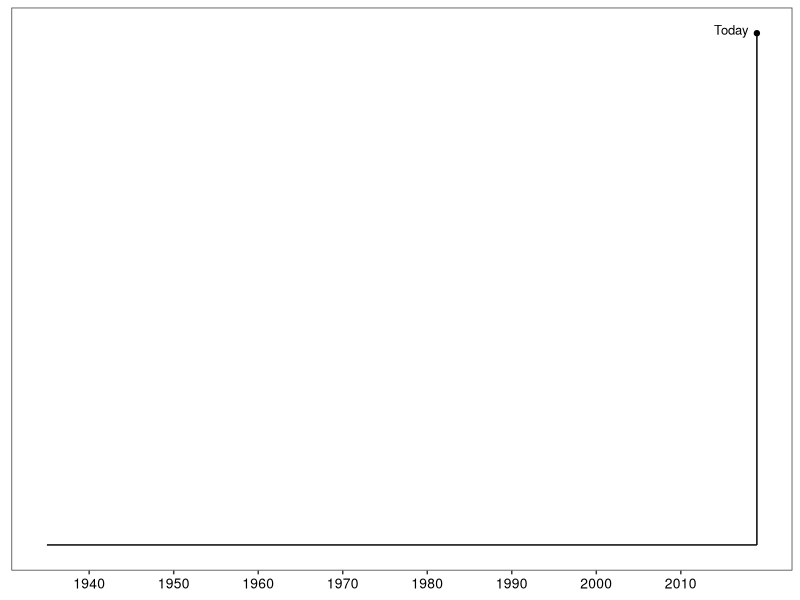
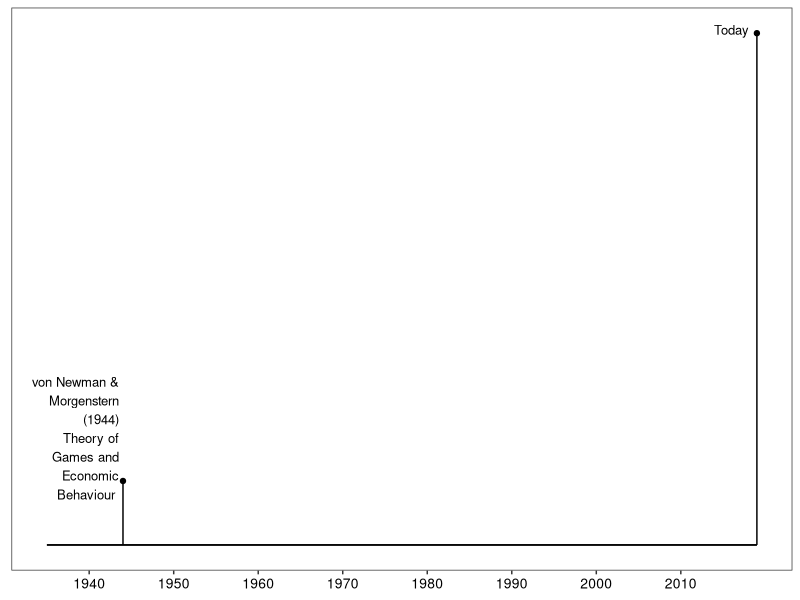
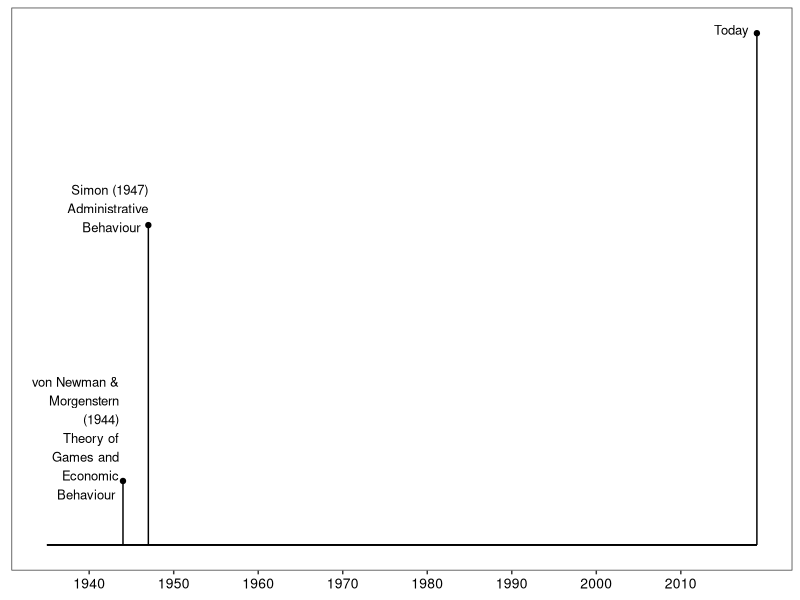
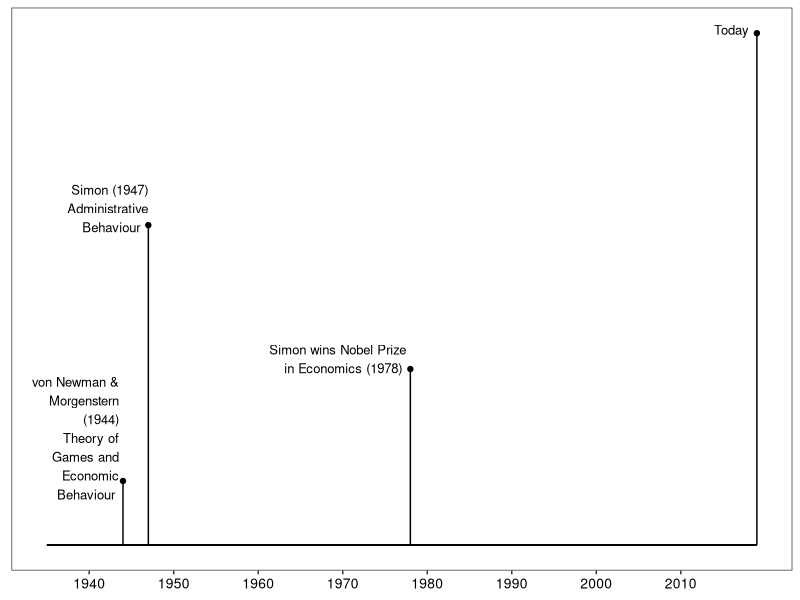
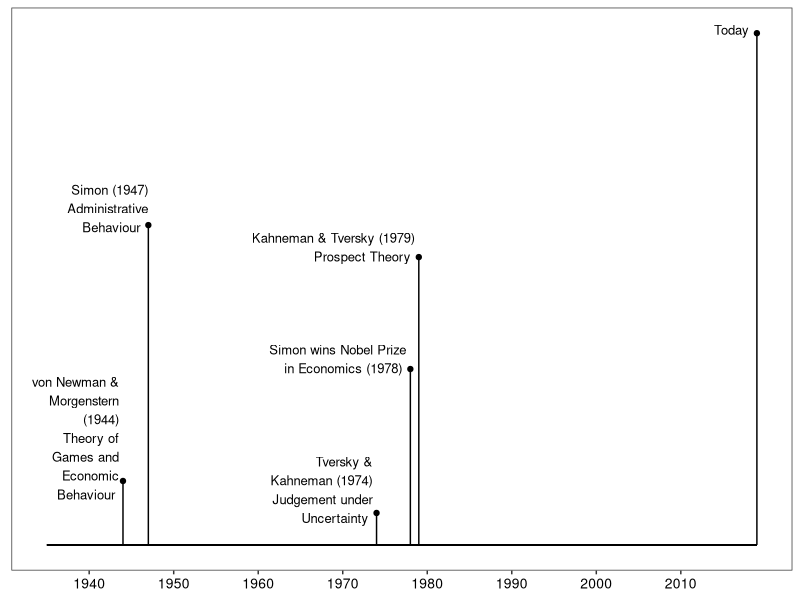
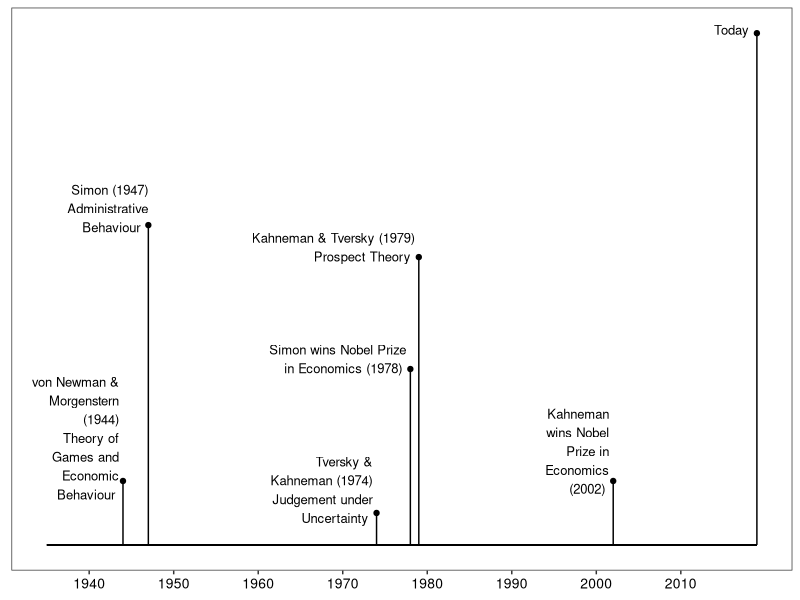
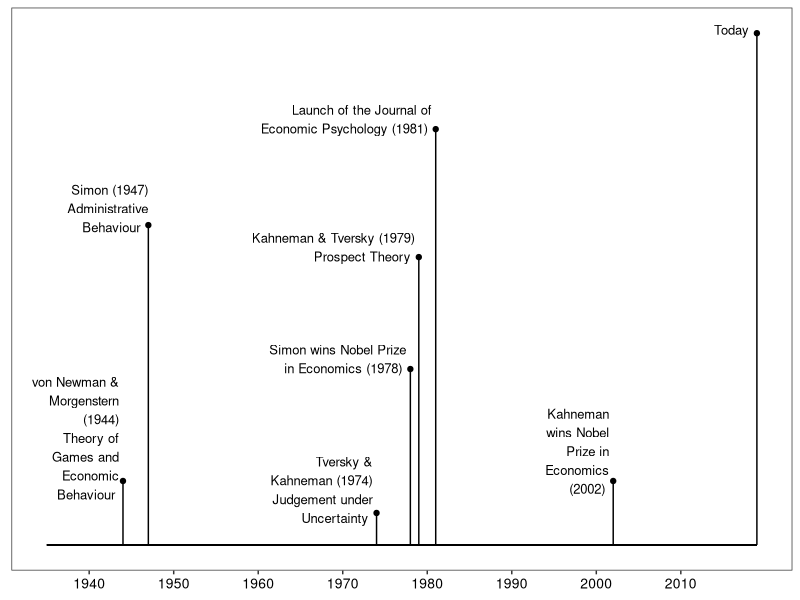
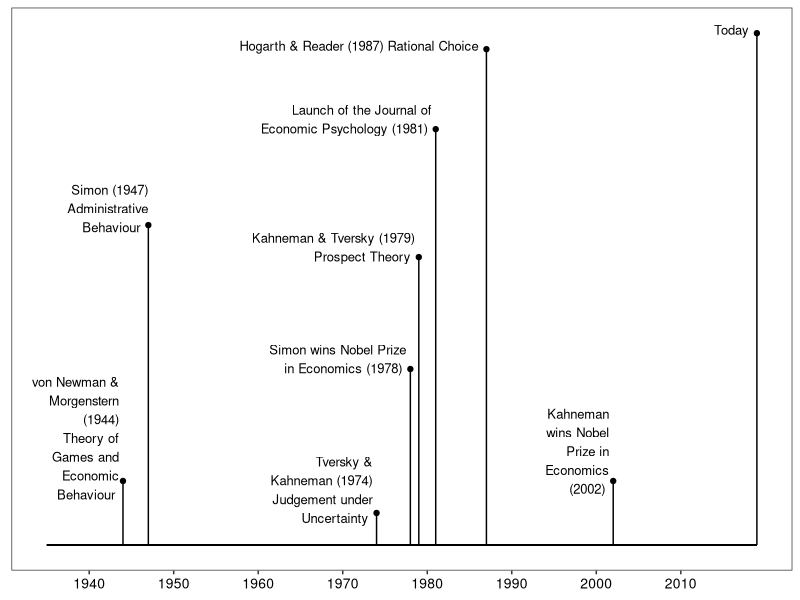

Write R code to recreate these figures, in order.
## ---- chunk 1
library(ggplot2)
## ---- chunk 2

# INSERT IFRAME HERE

# <iframe width="1102" height="702" src="https://docs.google.com/document/d/1iBG-SDrUpJX1RtsfmynqL8WY9git7VfaZvMuuhAGJ0I/edit?embedded=true&amp;rm=minimal" frameborder="0"> </iframe>

## ---- chunk 3

data = data.frame(
  V1=c(2019),
  V2=c( "Today  "),
  disloc=c(.8))



ggplot() +
  geom_segment(aes(x = V1,y = disloc,xend = V1),data=data,yend = 0) +
  geom_segment(aes(x = 1935,y = 0,xend = 2019,yend = 0),data=data) + #arrow = arrow(length = unit(x = 0.2,units = 'cm'),type = 'closed')) +
  geom_text(aes(x = V1,y = disloc,label = V2),data=data,size=3.3,hjust = 1.0,vjust = .15,parse = FALSE) +
  geom_point(aes(x = V1,y = disloc),data=data) +
  scale_y_continuous()+
  scale_x_continuous(breaks = c(1940,1950,1960,1970,1980,1990,2000,2010),labels = c("1940","1950","1960","1970","1980","1990","2000","2010")) +
  theme_bw() +
  theme(plot.title=element_text(size=12
  ),
  legend.text=element_text(size=10
  ),
  panel.grid.major = element_blank(),
  panel.grid.minor = element_blank(),
  legend.title=element_text(size=12
  ),
  axis.text=element_text(colour = "black",
                         size=10
  ),
  axis.ticks.y = element_blank(),
  axis.title=element_blank(),
  axis.text.y = element_blank(),
  strip.text=element_text(family = "Times",
                          size = 12
  ),
  strip.background = element_rect(fill = "white"),
  legend.position="right")


## ---- chunk 4

data = data.frame(
  V1=c(1944,
       2019),
  V2=c("von Newman & \nMorgenstern \n(1944) \nTheory of \nGames and \nEconomic \nBehaviour  ",
       "Today  "),
  disloc=c(.1,
           .8))



ggplot() +
  geom_segment(aes(x = V1,y = disloc,xend = V1),data=data,yend = 0) +
  geom_segment(aes(x = 1935,y = 0,xend = 2019,yend = 0),data=data) + #arrow = arrow(length = unit(x = 0.2,units = 'cm'),type = 'closed')) +
  geom_text(aes(x = V1,y = disloc,label = V2),data=data,size=3.3,hjust = 1.0,vjust = .15,parse = FALSE) +
  geom_point(aes(x = V1,y = disloc),data=data) +
  scale_y_continuous()+
  scale_x_continuous(breaks = c(1940,1950,1960,1970,1980,1990,2000,2010),labels = c("1940","1950","1960","1970","1980","1990","2000","2010")) +
  theme_bw() +
  theme(plot.title=element_text(size=12
  ),
  legend.text=element_text(size=10
  ),
  panel.grid.major = element_blank(),
  panel.grid.minor = element_blank(),
  legend.title=element_text(size=12
  ),
  axis.text=element_text(colour = "black",
                         size=10
  ),
  axis.ticks.y = element_blank(),
  axis.title=element_blank(),
  axis.text.y = element_blank(),
  strip.text=element_text(family = "Times",
                          size = 12
  ),
  strip.background = element_rect(fill = "white"),
  legend.position="right")


## ---- chunk 5

data = data.frame(
  V1=c(1944,
       1947,
       2019),
  V2=c("von Newman & \nMorgenstern \n(1944) \nTheory of \nGames and \nEconomic \nBehaviour  ",
       "Simon (1947)\nAdministrative\nBehaviour  ",
       "Today  "),
  disloc=c(.1,
           .5,
           .8))



ggplot() +
  geom_segment(aes(x = V1,y = disloc,xend = V1),data=data,yend = 0) +
  geom_segment(aes(x = 1935,y = 0,xend = 2019,yend = 0),data=data) + #arrow = arrow(length = unit(x = 0.2,units = 'cm'),type = 'closed')) +
  geom_text(aes(x = V1,y = disloc,label = V2),data=data,size=3.3,hjust = 1.0,vjust = .15,parse = FALSE) +
  geom_point(aes(x = V1,y = disloc),data=data) +
  scale_y_continuous()+
  scale_x_continuous(breaks = c(1940,1950,1960,1970,1980,1990,2000,2010),labels = c("1940","1950","1960","1970","1980","1990","2000","2010")) +
  theme_bw() +
  theme(plot.title=element_text(size=12
  ),
  legend.text=element_text(size=10
  ),
  panel.grid.major = element_blank(),
  panel.grid.minor = element_blank(),
  legend.title=element_text(size=12
  ),
  axis.text=element_text(colour = "black",
                         size=10
  ),
  axis.ticks.y = element_blank(),
  axis.title=element_blank(),
  axis.text.y = element_blank(),
  strip.text=element_text(family = "Times",
                          size = 12
  ),
  strip.background = element_rect(fill = "white"),
  legend.position="right")


## ---- chunk 6

data = data.frame(
  V1=c(1944,
       1947,
       1978,
       2019),
  V2=c("von Newman & \nMorgenstern \n(1944) \nTheory of \nGames and \nEconomic \nBehaviour  ",
       "Simon (1947)\nAdministrative\nBehaviour  ",
       "Simon wins Nobel Prize \nin Economics (1978)  ",
       "Today  "),
  disloc=c(.1,
           .5,
           .275,
           .8))



ggplot() +
  geom_segment(aes(x = V1,y = disloc,xend = V1),data=data,yend = 0) +
  geom_segment(aes(x = 1935,y = 0,xend = 2019,yend = 0),data=data) + #arrow = arrow(length = unit(x = 0.2,units = 'cm'),type = 'closed')) +
  geom_text(aes(x = V1,y = disloc,label = V2),data=data,size=3.3,hjust = 1.0,vjust = .15,parse = FALSE) +
  geom_point(aes(x = V1,y = disloc),data=data) +
  scale_y_continuous()+
  scale_x_continuous(breaks = c(1940,1950,1960,1970,1980,1990,2000,2010),labels = c("1940","1950","1960","1970","1980","1990","2000","2010")) +
  theme_bw() +
  theme(plot.title=element_text(size=12
  ),
  legend.text=element_text(size=10
  ),
  panel.grid.major = element_blank(),
  panel.grid.minor = element_blank(),
  legend.title=element_text(size=12
  ),
  axis.text=element_text(colour = "black",
                         size=10
  ),
  axis.ticks.y = element_blank(),
  axis.title=element_blank(),
  axis.text.y = element_blank(),
  strip.text=element_text(family = "Times",
                          size = 12
  ),
  strip.background = element_rect(fill = "white"),
  legend.position="right")


## ---- chunk 7

data = data.frame(
  V1=c(1944,
       1947,
       1974,
       1978,
       1979,
       2019),
  V2=c("von Newman & \nMorgenstern \n(1944) \nTheory of \nGames and \nEconomic \nBehaviour  ",
       "Simon (1947)\nAdministrative\nBehaviour  ",
       "Tversky & \nKahneman (1974) \nJudgement under \nUncertainty  ",
       "Simon wins Nobel Prize \nin Economics (1978)  ",
       "Kahneman & Tversky (1979) \nProspect Theory  ",
       "Today  "),
  disloc=c(.1,
           .5,
           .05,
           .275,
           .45,
           .8))



ggplot() +
  geom_segment(aes(x = V1,y = disloc,xend = V1),data=data,yend = 0) +
  geom_segment(aes(x = 1935,y = 0,xend = 2019,yend = 0),data=data) + #arrow = arrow(length = unit(x = 0.2,units = 'cm'),type = 'closed')) +
  geom_text(aes(x = V1,y = disloc,label = V2),data=data,size=3.3,hjust = 1.0,vjust = .15,parse = FALSE) +
  geom_point(aes(x = V1,y = disloc),data=data) +
  scale_y_continuous()+
  scale_x_continuous(breaks = c(1940,1950,1960,1970,1980,1990,2000,2010),labels = c("1940","1950","1960","1970","1980","1990","2000","2010")) +
  theme_bw() +
  theme(plot.title=element_text(size=12
  ),
  legend.text=element_text(size=10
  ),
  panel.grid.major = element_blank(),
  panel.grid.minor = element_blank(),
  legend.title=element_text(size=12
  ),
  axis.text=element_text(colour = "black",
                         size=10
  ),
  axis.ticks.y = element_blank(),
  axis.title=element_blank(),
  axis.text.y = element_blank(),
  strip.text=element_text(family = "Times",
                          size = 12
  ),
  strip.background = element_rect(fill = "white"),
  legend.position="right")


## ---- chunk 8
#| out.width = "90%"


data = data.frame(
  V1=c(1944,
       1947,
       1974,
       1978,
       1979,
       2002,2019),
  V2=c("von Newman & \nMorgenstern \n(1944) \nTheory of \nGames and \nEconomic \nBehaviour  ",
       "Simon (1947)\nAdministrative\nBehaviour  ",
       "Tversky & \nKahneman (1974) \nJudgement under \nUncertainty  ",
       "Simon wins Nobel Prize \nin Economics (1978)  ",
       "Kahneman & Tversky (1979) \nProspect Theory  ",
       "Kahneman \nwins Nobel \nPrize in \nEconomics \n(2002)  ",
       "Today  "),
  disloc=c(.1,
           .5,
           .05,
           .275,
           .45,
           .1,
           .8))


ggplot() +
  geom_segment(aes(x = V1,y = disloc,xend = V1),data=data,yend = 0) +
  geom_segment(aes(x = 1935,y = 0,xend = 2019,yend = 0),data=data) + #arrow = arrow(length = unit(x = 0.2,units = 'cm'),type = 'closed')) +
  geom_text(aes(x = V1,y = disloc,label = V2),data=data,size=3.3,hjust = 1.0,vjust = .15,parse = FALSE) +
  geom_point(aes(x = V1,y = disloc),data=data) +
  scale_y_continuous()+
  scale_x_continuous(breaks = c(1940,1950,1960,1970,1980,1990,2000,2010),labels = c("1940","1950","1960","1970","1980","1990","2000","2010")) +
  theme_bw() +
  theme(plot.title=element_text(size=12
  ),
  legend.text=element_text(size=10
  ),
  panel.grid.major = element_blank(),
  panel.grid.minor = element_blank(),
  legend.title=element_text(size=12
  ),
  axis.text=element_text(colour = "black",
                         size=10
  ),
  axis.ticks.y = element_blank(),
  axis.title=element_blank(),
  axis.text.y = element_blank(),
  strip.text=element_text(family = "Times",
                          size = 12
  ),
  strip.background = element_rect(fill = "white"),
  legend.position="right")


## ---- chunk 9
#| out.width = "90%"

data = data.frame(
  V1=c(1944,
       1947,
       1974,
       1978,
       1979,
       1981,
       2002,2019),
  V2=c("von Newman & \nMorgenstern \n(1944) \nTheory of \nGames and \nEconomic \nBehaviour  ",
       "Simon (1947)\nAdministrative\nBehaviour  ",
       "Tversky & \nKahneman (1974) \nJudgement under \nUncertainty  ",
       "Simon wins Nobel Prize \nin Economics (1978)  ",
       "Kahneman & Tversky (1979) \nProspect Theory  ",
       "Launch of the Journal of \nEconomic Psychology (1981)  ",
       "Kahneman \nwins Nobel \nPrize in \nEconomics \n(2002)  ",
       "Today  "),
  disloc=c(.1,
           .5,
           .05,
           .275,
           .45,
           .65,
           .1,
           .8))



ggplot() +
  geom_segment(aes(x = V1,y = disloc,xend = V1),data=data,yend = 0) +
  geom_segment(aes(x = 1935,y = 0,xend = 2019,yend = 0),data=data) + #arrow = arrow(length = unit(x = 0.2,units = 'cm'),type = 'closed')) +
  geom_text(aes(x = V1,y = disloc,label = V2),data=data,size=3.3,hjust = 1.0,vjust = .15,parse = FALSE) +
  geom_point(aes(x = V1,y = disloc),data=data) +
  scale_y_continuous()+
  scale_x_continuous(breaks = c(1940,1950,1960,1970,1980,1990,2000,2010),labels = c("1940","1950","1960","1970","1980","1990","2000","2010")) +
  theme_bw() +
  theme(plot.title=element_text(size=12
  ),
  legend.text=element_text(size=10
  ),
  panel.grid.major = element_blank(),
  panel.grid.minor = element_blank(),
  legend.title=element_text(size=12
  ),
  axis.text=element_text(colour = "black",
                         size=10
  ),
  axis.ticks.y = element_blank(),
  axis.title=element_blank(),
  axis.text.y = element_blank(),
  strip.text=element_text(family = "Times",
                          size = 12
  ),
  strip.background = element_rect(fill = "white"),
  legend.position="right")


## ---- chunk 10


data = data.frame(
  V1=c(1944,
       1947,
       1974,
       1978,
       1979,
       1981,
       1987,
       2002,2019),
  V2=c("von Newman & \nMorgenstern \n(1944) \nTheory of \nGames and \nEconomic \nBehaviour  ",
       "Simon (1947)\nAdministrative\nBehaviour  ",
       "Tversky & \nKahneman (1974) \nJudgement under \nUncertainty  ",
       "Simon wins Nobel Prize \nin Economics (1978)  ",
       "Kahneman & Tversky (1979) \nProspect Theory  ",
       "Launch of the Journal of \nEconomic Psychology (1981)  ",
       "Hogarth & Reader (1987) Rational Choice  ",
       "Kahneman \nwins Nobel \nPrize in \nEconomics \n(2002)  ",
       "Today  "),
  disloc=c(.1,
           .5,
           .05,
           .275,
           .45,
           .65,
           .775,
           .1,
           .8))



ggplot() +
  geom_segment(aes(x = V1,y = disloc,xend = V1),data=data,yend = 0) +
  geom_segment(aes(x = 1935,y = 0,xend = 2019,yend = 0),data=data) + #arrow = arrow(length = unit(x = 0.2,units = 'cm'),type = 'closed')) +
  geom_text(aes(x = V1,y = disloc,label = V2),data=data,size=3.3,hjust = 1.0,vjust = .15,parse = FALSE) +
  geom_point(aes(x = V1,y = disloc),data=data) +
  scale_y_continuous()+
  scale_x_continuous(breaks = c(1940,1950,1960,1970,1980,1990,2000,2010),labels = c("1940","1950","1960","1970","1980","1990","2000","2010")) +
  theme_bw() +
  theme(plot.title=element_text(size=12
  ),
  legend.text=element_text(size=10
  ),
  panel.grid.major = element_blank(),
  panel.grid.minor = element_blank(),
  legend.title=element_text(size=12
  ),
  axis.text=element_text(colour = "black",
                         size=10
  ),
  axis.ticks.y = element_blank(),
  axis.title=element_blank(),
  axis.text.y = element_blank(),
  strip.text=element_text(family = "Times",
                          size = 12
  ),
  strip.background = element_rect(fill = "white"),
  legend.position="right")


